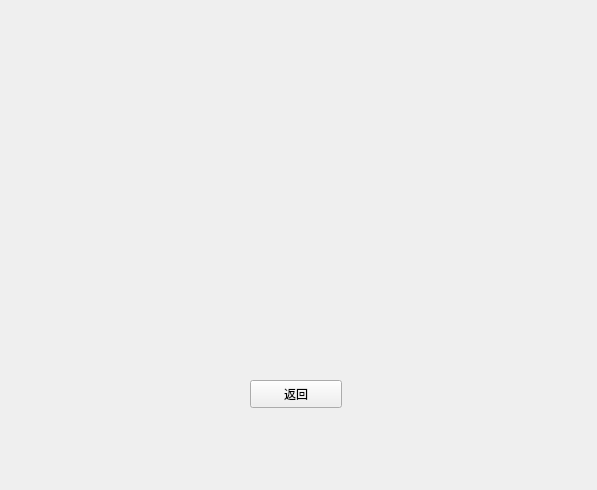
<?xml version="1.0" encoding="UTF-8"?>
<ui version="4.0">
 <class>BangZhu</class>
 <widget class="QWidget" name="BangZhu">
  <property name="geometry">
   <rect>
    <x>0</x>
    <y>0</y>
    <width>597</width>
    <height>490</height>
   </rect>
  </property>
  <property name="windowTitle">
   <string>帮助信息</string>
  </property>
  <property name="windowIcon">
   <iconset resource="res.qrc">
    <normaloff>:/图标.ico</normaloff>:/图标.ico</iconset>
  </property>
  <widget class="QLabel" name="label">
   <property name="geometry">
    <rect>
     <x>0</x>
     <y>10</y>
     <width>601</width>
     <height>361</height>
    </rect>
   </property>
   <property name="palette">
    <palette>
     <active>
      <colorrole role="Text">
       <brush brushstyle="SolidPattern">
        <color alpha="255">
         <red>170</red>
         <green>0</green>
         <blue>255</blue>
        </color>
       </brush>
      </colorrole>
     </active>
     <inactive>
      <colorrole role="Text">
       <brush brushstyle="SolidPattern">
        <color alpha="255">
         <red>170</red>
         <green>0</green>
         <blue>255</blue>
        </color>
       </brush>
      </colorrole>
     </inactive>
     <disabled>
      <colorrole role="Text">
       <brush brushstyle="SolidPattern">
        <color alpha="255">
         <red>120</red>
         <green>120</green>
         <blue>120</blue>
        </color>
       </brush>
      </colorrole>
     </disabled>
    </palette>
   </property>
   <property name="font">
    <font>
     <family>Adobe Devanagari</family>
     <pointsize>12</pointsize>
    </font>
   </property>
   <property name="text">
    <string/>
   </property>
   <property name="alignment">
    <set>Qt::AlignCenter</set>
   </property>
  </widget>
  <widget class="QPushButton" name="fanhui">
   <property name="geometry">
    <rect>
     <x>250</x>
     <y>380</y>
     <width>92</width>
     <height>28</height>
    </rect>
   </property>
   <property name="text">
    <string>返回</string>
   </property>
  </widget>
 </widget>
 <resources>
  <include location="res.qrc"/>
 </resources>
 <connections/>
</ui>
